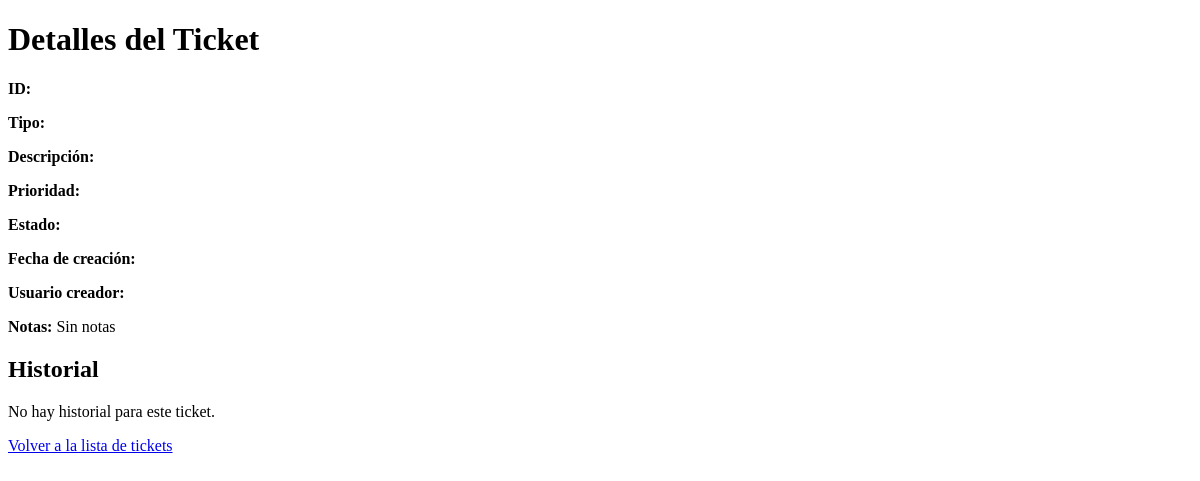
Before: /ticket/14 with the older database file.
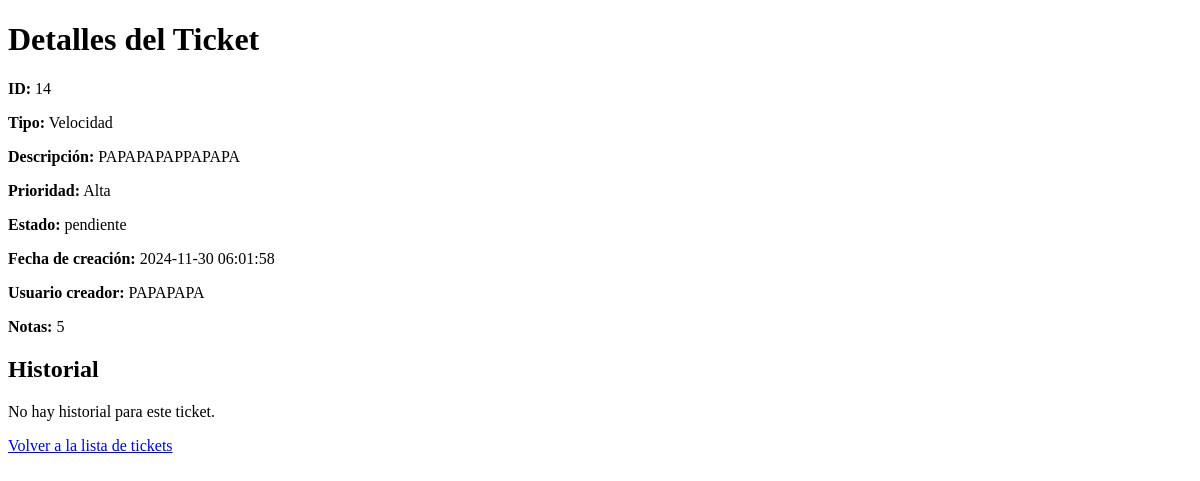
After: the same page with the newer database file.
### tables this page shows
CREATE TABLE tickets (
    id INTEGER PRIMARY KEY AUTOINCREMENT,
    tipo TEXT NOT NULL,
    descripcion TEXT NOT NULL,
    prioridad TEXT NOT NULL,
    estado TEXT DEFAULT 'pendiente',
    fecha_creacion DATETIME DEFAULT CURRENT_TIMESTAMP,
    usuario_creador TEXT NOT NULL,
    notas TEXT,
    archivo TEXT
, usuario_asignado TEXT);

### app.py (the view)
@app.route('/ticket/<int:id>')
def ticket_details(id):
    conn = get_db_connection()
    ticket = conn.execute('SELECT * FROM tickets WHERE id = ?', (id,)).fetchone()
    historial = conn.execute('SELECT * FROM historial WHERE ticket_id = ? ORDER BY fecha DESC', (id,)).fetchall()
    conn.close()
    return render_template('ticket_details.html', ticket=ticket, historial=historial)

### app.py (called while the page is built)
def get_db_connection():
    conn = sqlite3.connect('database.db', timeout=10)  # Espera hasta 10 segundos si la base de datos está bloqueada
    conn.row_factory = sqlite3.Row
    return conn

### templates/ticket_details.html (shortened to what this page needs)
<!DOCTYPE html>
<html lang="es">
<head>
</head>
<body>
    <h1>Detalles del Ticket</h1>
    <p><strong>ID:</strong> {{ ticket['id'] }}</p>
    <p><strong>Tipo:</strong> {{ ticket['tipo'] }}</p>
    <p><strong>Descripción:</strong> {{ ticket['descripcion'] }}</p>
    <p><strong>Prioridad:</strong> {{ ticket['prioridad'] }}</p>
    <p><strong>Estado:</strong> {{ ticket['estado'] }}</p>
    <p><strong>Fecha de creación:</strong> {{ ticket['fecha_creacion'] }}</p>
    <p><strong>Usuario creador:</strong> {{ ticket['usuario_creador'] }}</p>
    <p><strong>Notas:</strong> {{ ticket['notas'] | default("Sin notas") }}</p>
    <h2>Historial</h2>
    {% if historial %}
        <ul>
            {% for evento in historial %}
                <li>{{ evento['fecha'] }}: {{ evento['accion'] }}</li>
            {% endfor %}
        </ul>
    {% else %}
        <p>No hay historial para este ticket.</p>
    {% endif %}
    <p><a href="/tickets">Volver a la lista de tickets</a></p>
</body>
</html>

Changed rows visible on the page:
added tickets: id "14", tipo "Velocidad", descripcion "PAPAPAPAPPAPAPA", prioridad "Alta", estado "pendiente", fecha_creacion "2024-11-30 06:01:58", usuario_creador "PAPAPAPA", notas "5"
Other visible differences:
{{ ticket['notas'] | default("Sin notas") }}: "Sin notas" → (not shown)
